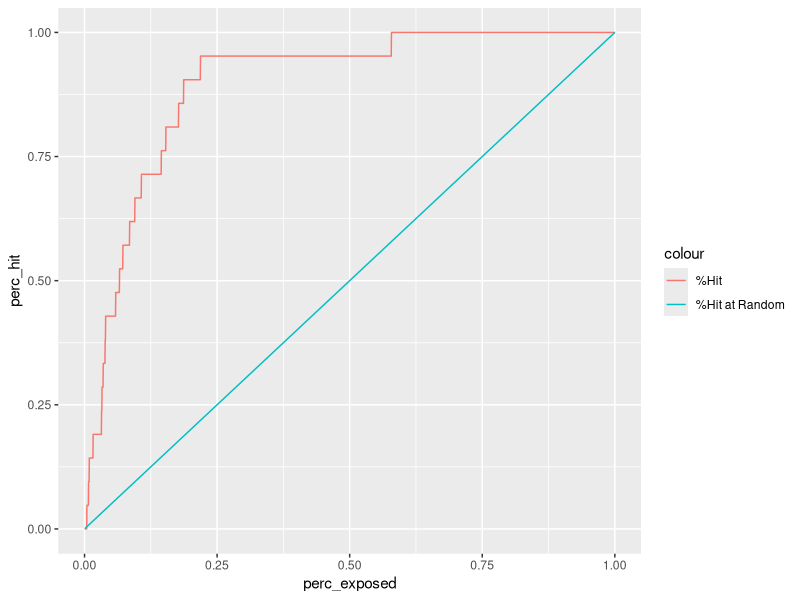
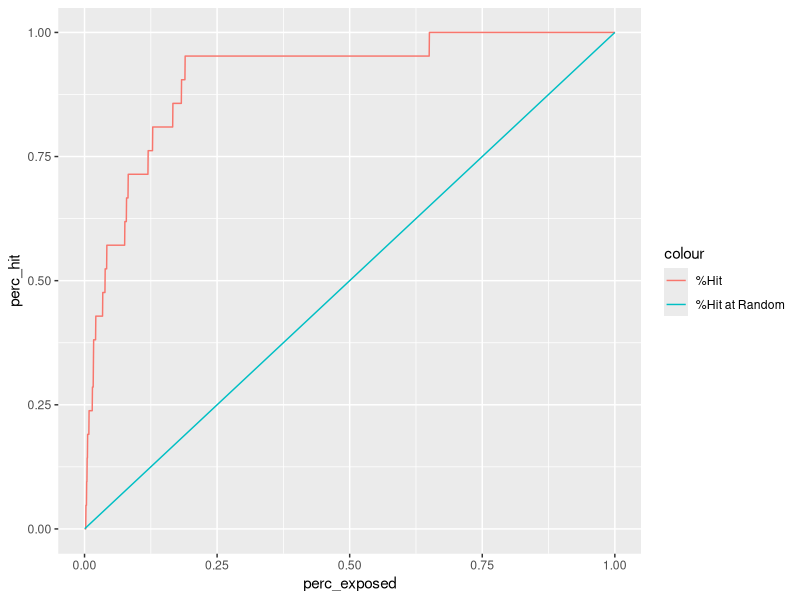

Reproduce these figures in R, in order.
library(readxl)
library(dplyr)
library(ggplot2)
library(cowplot)
library(scales)
data <- read_excel("clikthru.xls")

#To Understand the dataset
View(data)
summary(data)
str(data)

######## Question 1 (The Economics of Targeting)

# 1A.	(2.5 points) What is the Post-Acquisition Value (PAV) of a customer before 
# subtracting acquisition cost?

Diff=100
i=0.02
r=1-0.02
PAV = (Diff) * ((1+i)/(1-r+i))
PAV

# 1B. (4 points) Imagine that the targeting model is not available, so 
# prospects have to be picked at random for solicitation. What is the long-term 
# value in $ of this customer acquisition campaign to the firm? 
# [Hint: Do not assume that the data in the file are sorted randomly. 
# Instead, use the theoretical idea of “picking at random.” 
# That is, when picked at random, %Hit is equal to %Exposed in the Gains Chart.] 

campaign_budget = 1000
converstion_cost = 100
prospects = campaign_budget/converstion_cost
expectation_random_model = (12/30)
num_paying_customer = expectation_random_model*prospects

PAV_random_campaign = PAV*num_paying_customer
LTV_random_campaign =  PAV_random_campaign - campaign_budget
LTV_random_campaign

# 1C. C.	(4 points) Suppose the targeting model is available, and the budget 
# available remains $1,000 to acquire customers. What is the long-term value in 
# $ of this campaign to the firm? [Predicted scores from the targeting model are
# in Column C of tab “Gains Chart”.]

campaign_budget = 1000
converstion_cost = 100
prospects = campaign_budget/converstion_cost

num_paying_customer_after_targeting = 8 
#After sorting by propensity to convert, 8 out of 10 are actual paying customer

PAV_target_campaign = PAV*num_paying_customer_after_targeting
LTV_target_campaign =  PAV_target_campaign - campaign_budget
LTV_target_campaign

# 1D.	(2 points) What is the maximum amount that the sales manager should be willing 
# to pay to acquire data and develop this scoring model?

Maximum_model_value = LTV_target_campaign - LTV_random_campaign
Maximum_model_value

######## Question 2 Banner Ad Targeting

# 2A. (1.5 point) Compute and report the click-through rate in the Estimation sample.  
data_est <- read_excel(path = "clikthru.xls", sheet = "Estimation")
data1 <- data_est %>%
  select(everything()) %>%
  mutate(
    num_visits = exp(`log(num visits)`),
  )

total_clicks=sum(data1$`CLICK (1=yes, 0=no)`)
total_exposures= sum(data1$num_visits)
click_thourgh_rate = total_clicks/(total_exposures)
click_thourgh_rate

# 2B. (4 points) Estimate a Linear (not semi-log or any other form) regression
# model on the Estimation sample. Show the regression output and highlight the R2 of the model.
data_est <- read_excel(path = "clikthru.xls", sheet = "Estimation")
model_est = lm(data_est$`CLICK (1=yes, 0=no)`~., data = data_est)
summary(model_est)
summary(model_est)$r.squared

# 2C.	(2 points) Estimate the same regression model that you applied in
# Question B, but now use Validation sample data. 
# Show the regression output and highlight the R2 of the model. 
data_val <- read_excel(path = "clikthru.xls", sheet = "Validation")
model_val = lm(data_val$`CLICK (1=yes, 0=no)`~., data = data_val)
summary(model_val)
summary(model_val)$r.squared

# 2D.	(3 points) Use the regression results from the Estimation sample (i.e., 
# model developed in part B) to predict the score for each visitor in the 
# Validation sample.  Plot a “Gains Chart” that illustrates how well the model 
# does in targeting.  In the same chart also plot the performance of a model 
# that randomly picks individuals to target.  When 20% of the sample is exposed, 
# what is the approximate lift due to the model? 
data_val$score_e = predict(model_est, newdata = data_val)
gainchart_e.df = data_val %>%
  select(`CLICK (1=yes, 0=no)`, score_e) %>%
  arrange(desc(score_e)) %>%
  mutate(perc_exposed = (1:nrow(.))/nrow(.),
         num_hit = cumsum(`CLICK (1=yes, 0=no)`),
         perc_hit = num_hit/sum(`CLICK (1=yes, 0=no)`),
         perc_randhit = perc_exposed)
ggplot(data=gainchart_e.df)+
  geom_line(aes(perc_exposed, perc_hit, color='%Hit'))+
  geom_line(aes(perc_exposed, perc_randhit, color='%Hit at Random'))

id = which.min(abs(gainchart_e.df$perc_exposed-0.2))
lift_2D = gainchart_e.df$perc_hit[id] - gainchart_e.df$perc_randhit[id]
lift_2D


# 2E.(2 points) Repeat the analysis in Question D (i.e., predict the score for
# each visitor in the Validation sample and plot a Gains Chart), but now use the
# regression estimates from the Validation sample (i.e., model developed in part C).  
# Does the Gains chart look better or worse than what you obtained in part D?  
# Why (answer in no more than two sentences)?
data_val$score_v = predict(model_val, newdata = data_val)
gainchart_v.df = data_val %>%
  select(`CLICK (1=yes, 0=no)`, score_v) %>%
  arrange(desc(score_v)) %>%
  mutate(perc_exposed = (1:nrow(.))/nrow(.),
         num_hit = cumsum(`CLICK (1=yes, 0=no)`),
         perc_hit = num_hit/sum(`CLICK (1=yes, 0=no)`),
         perc_randhit = perc_exposed)
ggplot(data=gainchart_v.df)+
  geom_line(aes(perc_exposed, perc_hit, color='%Hit'))+
  geom_line(aes(perc_exposed, perc_randhit, color='%Hit at Random'))

id = which.min(abs(gainchart_v.df$perc_exposed-0.2))
lift_2E = gainchart_v.df$perc_hit[id] - gainchart_v.df$perc_randhit[id]
lift_2E

# Explanation:
# The gains chart looks slightly better than the one obtained before because 
# predictions are made within the same sample in which the model is estimated. 
# In this case (i.e. part E) the model estimates have a chance to be affected by 
# the noise characteristics of the particular sample (a phenomenon known as
# overfitting), and the predictions are therefore superior.
